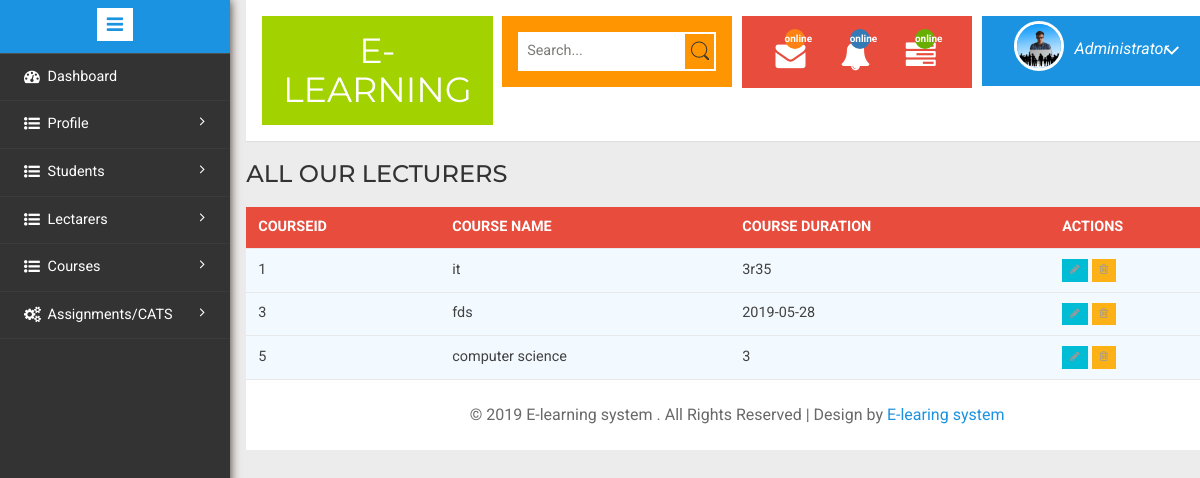
The app's page /Admin/managecourse.php with its own data.
### tables this page shows
CREATE TABLE `course` (
  `id` int(100) NOT NULL,
  `coursename` varchar(200) DEFAULT NULL,
  `courseduration` varchar(200) DEFAULT NULL
);

### Admin/managecourse.php (the view, shortened to what this page needs)
<?php include('includes/header.php');?>
<?php include('../includes/config.php');?>
<h3>ALL OUR LECTURERS</h3>
				  <table id="table-no-resize">
					<thead>
					  <tr>
                          <th>courseid</th>
                          <th>course name</th>
						<th>course duration</th>
						 <th>Actions</th>
					  </tr>
					</thead>
					<tbody>
                    <?php
                   $ret="SELECT * FROM course ";
                    $stmt= $conn->prepare($ret) ;
                    $stmt->execute() ;
                    $res=$stmt->get_result();
                    while($row=$res->fetch_object())
                    	  {
                    	  	?>
					  <tr>
                        <td><?php echo $row->id;?></td>
                        <td><?php echo $row->coursename;?></td>
                        <td><?php echo $row->courseduration;?></td>
                      <td>
 <a href='editsinglecourse.php?id=<?php echo $row->id;?>'><button class="btn btn-primary btn-xs"><i class="fa fa-pencil"></i></button></a>
  <a href='managecourse.php?del=<?php echo $row->id;?>' onClick= "return confirm('Do you want to delete');"><button class="btn btn-danger btn-xs"><i class="fa fa-trash-o "></i></button></a>
</td>
					  </tr>
                    </tbody>
                    <?php  } ?>
				  </table>
<div class="copyrights">
	 <p>© 2019 E-learning system . All Rights Reserved | Design by  <a href="" target="_blank">E-learing system</a> </p>
</div>
</div>
</div>
	<?php include('includes/navbar.php');?>
							</div>
</body>
</html>

### Admin/css/table-style.css (style rules this page uses)
table { background: white; border-collapse: collapse; margin: 1.25em 0 0; width: 100%; }
table tr, table th, table td { border: none; border-bottom: 1px solid #e8e8e8; font-size: .95em; }
table th, table td { padding: 10px 12px; text-align: left; }
table th { background: #e74c3c; color: #fff; text-transform: uppercase; }
table tr td { background: #f3faff; color: #424242; }
table { width: 100%; }

### records on screen
course: id "1", coursename "it", courseduration "3r35"
course: id "3", coursename "fds", courseduration "2019-05-28"
course: id "5", coursename "computer science", courseduration "3"
